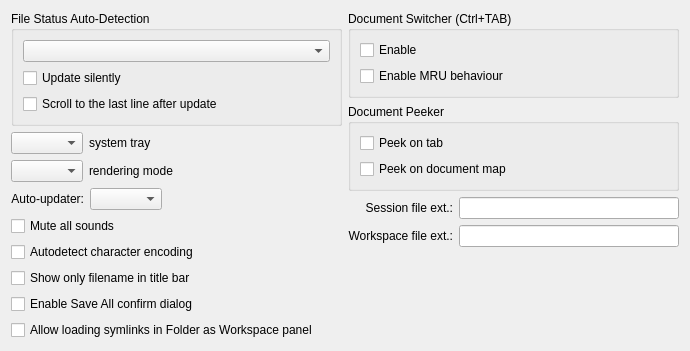
<?xml version="1.0" encoding="UTF-8"?>
<ui version="4.0">
 <class>PreferenceSubMiscDlg</class>
 <widget class="QWidget" name="PreferenceSubMiscDlg">
  <property name="geometry"><rect><x>0</x><y>0</y><width>690</width><height>333</height></rect></property>
  <layout class="QVBoxLayout" name="layout1">
   <item>
    <layout class="QHBoxLayout" name="layout2">
     <item>
      <layout class="QVBoxLayout" name="layout3">
       <item>
        <widget class="QGroupBox" name="fileautodetectionStatic">
         <property name="nppId" stdset="0"><number>6312</number></property>
         <property name="title"><string>File Status Auto-Detection</string></property>
         <layout class="QVBoxLayout" name="layout4">
          <item>
           <widget class="QComboBox" name="comboFileupdatechoice">
            <property name="nppId" stdset="0"><number>6347</number></property>
            <property name="insertPolicy"><enum>QComboBox::NoInsert</enum></property>
           </widget>
          </item>
          <item>
           <widget class="QCheckBox" name="checkUpdatesilently">
            <property name="nppId" stdset="0"><number>6313</number></property>
            <property name="text"><string>Update silently</string></property>
           </widget>
          </item>
          <item>
           <widget class="QCheckBox" name="checkUpdategotoeof">
            <property name="nppId" stdset="0"><number>6325</number></property>
            <property name="text"><string>Scroll to the last line after update</string></property>
           </widget>
          </item>
         </layout>
        </widget>
       </item>
       <item>
        <layout class="QHBoxLayout" name="layout5">
         <item>
          <widget class="QComboBox" name="comboSystrayActionChoice">
           <property name="nppId" stdset="0"><number>6307</number></property>
           <property name="insertPolicy"><enum>QComboBox::NoInsert</enum></property>
          </widget>
         </item>
         <item>
          <widget class="QLabel" name="systrayStatic">
           <property name="nppId" stdset="0"><number>6308</number></property>
           <property name="text"><string>system tray</string></property>
          </widget>
         </item>
         <item>
          <spacer name="spacer6">
           <property name="orientation"><enum>Qt::Horizontal</enum></property>
           <property name="sizeType"><enum>QSizePolicy::Expanding</enum></property>
           <property name="sizeHint" stdset="0"><size><width>0</width><height>0</height></size></property>
          </spacer>
         </item>
        </layout>
       </item>
       <item>
        <layout class="QHBoxLayout" name="layout7">
         <item>
          <widget class="QComboBox" name="comboScTechnologyChoice">
           <property name="nppId" stdset="0"><number>6362</number></property>
           <property name="insertPolicy"><enum>QComboBox::NoInsert</enum></property>
          </widget>
         </item>
         <item>
          <widget class="QLabel" name="scTechnologyStatic">
           <property name="nppId" stdset="0"><number>6363</number></property>
           <property name="text"><string>rendering mode</string></property>
          </widget>
         </item>
         <item>
          <spacer name="spacer8">
           <property name="orientation"><enum>Qt::Horizontal</enum></property>
           <property name="sizeType"><enum>QSizePolicy::Expanding</enum></property>
           <property name="sizeHint" stdset="0"><size><width>0</width><height>0</height></size></property>
          </spacer>
         </item>
        </layout>
       </item>
       <item>
        <layout class="QHBoxLayout" name="layout9">
         <item>
          <widget class="QLabel" name="autoupdateStatic">
           <property name="nppId" stdset="0"><number>6365</number></property>
           <property name="text"><string>Auto-updater:</string></property>
           <property name="alignment"><set>Qt::AlignRight|Qt::AlignVCenter</set></property>
          </widget>
         </item>
         <item>
          <widget class="QComboBox" name="comboAutoupdate">
           <property name="nppId" stdset="0"><number>6364</number></property>
           <property name="insertPolicy"><enum>QComboBox::NoInsert</enum></property>
          </widget>
         </item>
         <item>
          <spacer name="spacer10">
           <property name="orientation"><enum>Qt::Horizontal</enum></property>
           <property name="sizeType"><enum>QSizePolicy::Expanding</enum></property>
           <property name="sizeHint" stdset="0"><size><width>0</width><height>0</height></size></property>
          </spacer>
         </item>
        </layout>
       </item>
       <item>
        <widget class="QCheckBox" name="checkMuteSounds">
         <property name="nppId" stdset="0"><number>6360</number></property>
         <property name="text"><string>Mute all sounds</string></property>
        </widget>
       </item>
       <item>
        <widget class="QCheckBox" name="checkDetectencoding">
         <property name="nppId" stdset="0"><number>6334</number></property>
         <property name="text"><string>Autodetect character encoding</string></property>
        </widget>
       </item>
       <item>
        <widget class="QCheckBox" name="checkShorttitle">
         <property name="nppId" stdset="0"><number>6331</number></property>
         <property name="text"><string>Show only filename in title bar</string></property>
        </widget>
       </item>
       <item>
        <widget class="QCheckBox" name="checkSaveallconfirm">
         <property name="nppId" stdset="0"><number>6361</number></property>
         <property name="text"><string>Enable Save All confirm dialog</string></property>
        </widget>
       </item>
       <item>
        <widget class="QCheckBox" name="checkAloowsimlinkfaw">
         <property name="nppId" stdset="0"><number>6366</number></property>
         <property name="text"><string>Allow loading symlinks in Folder as Workspace panel</string></property>
        </widget>
       </item>
       <item>
        <spacer name="spacer11">
         <property name="orientation"><enum>Qt::Vertical</enum></property>
         <property name="sizeType"><enum>QSizePolicy::Expanding</enum></property>
         <property name="sizeHint" stdset="0"><size><width>0</width><height>0</height></size></property>
        </spacer>
       </item>
      </layout>
     </item>
     <item>
      <layout class="QVBoxLayout" name="layout12">
       <item>
        <widget class="QGroupBox" name="documentswitcherStatic">
         <property name="nppId" stdset="0"><number>6324</number></property>
         <property name="title"><string>Document Switcher (Ctrl+TAB)</string></property>
         <layout class="QVBoxLayout" name="layout13">
          <item>
           <widget class="QCheckBox" name="checkEnabledocswitcher">
            <property name="nppId" stdset="0"><number>6114</number></property>
            <property name="text"><string>Enable</string></property>
           </widget>
          </item>
          <item>
           <widget class="QCheckBox" name="checkStylemru">
            <property name="nppId" stdset="0"><number>6117</number></property>
            <property name="text"><string>Enable MRU behaviour</string></property>
           </widget>
          </item>
         </layout>
        </widget>
       </item>
       <item>
        <widget class="QGroupBox" name="documentpeekStatic">
         <property name="nppId" stdset="0"><number>6344</number></property>
         <property name="title"><string>Document Peeker</string></property>
         <layout class="QVBoxLayout" name="layout14">
          <item>
           <widget class="QCheckBox" name="checkEnabledocpeeker">
            <property name="nppId" stdset="0"><number>6345</number></property>
            <property name="text"><string>Peek on tab</string></property>
           </widget>
          </item>
          <item>
           <widget class="QCheckBox" name="checkEnabledocpeekonmap">
            <property name="nppId" stdset="0"><number>6346</number></property>
            <property name="text"><string>Peek on document map</string></property>
           </widget>
          </item>
         </layout>
        </widget>
       </item>
       <item>
        <layout class="QGridLayout" name="layout15">
         <item row="0" column="0">
          <widget class="QLabel" name="sessionfileextStatic">
           <property name="nppId" stdset="0"><number>6322</number></property>
           <property name="text"><string>Session file ext.:</string></property>
           <property name="alignment"><set>Qt::AlignRight|Qt::AlignVCenter</set></property>
          </widget>
         </item>
         <item row="0" column="1">
          <widget class="QLineEdit" name="editSessionfileext">
           <property name="nppId" stdset="0"><number>6321</number></property>
          </widget>
         </item>
         <item row="1" column="0">
          <widget class="QLabel" name="workspacefileextStatic">
           <property name="nppId" stdset="0"><number>6337</number></property>
           <property name="text"><string>Workspace file ext.:</string></property>
           <property name="alignment"><set>Qt::AlignRight|Qt::AlignVCenter</set></property>
          </widget>
         </item>
         <item row="1" column="1">
          <widget class="QLineEdit" name="editWorkspacefileext">
           <property name="nppId" stdset="0"><number>6336</number></property>
          </widget>
         </item>
        </layout>
       </item>
       <item>
        <spacer name="spacer16">
         <property name="orientation"><enum>Qt::Vertical</enum></property>
         <property name="sizeType"><enum>QSizePolicy::Expanding</enum></property>
         <property name="sizeHint" stdset="0"><size><width>0</width><height>0</height></size></property>
        </spacer>
       </item>
      </layout>
     </item>
    </layout>
   </item>
   <item>
    <spacer name="spacer17">
     <property name="orientation"><enum>Qt::Vertical</enum></property>
     <property name="sizeType"><enum>QSizePolicy::Expanding</enum></property>
     <property name="sizeHint" stdset="0"><size><width>0</width><height>0</height></size></property>
    </spacer>
   </item>
  </layout>
 </widget>
 <resources/>
 <connections/>
</ui>
